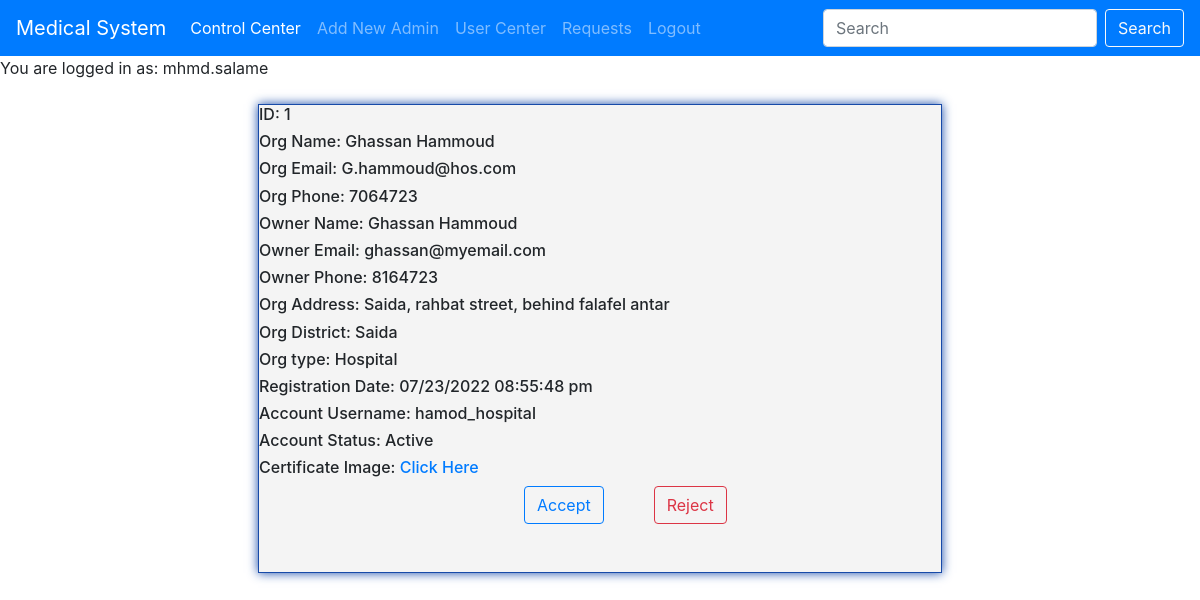
/adregistrationinfo.php?id=1 (signed in), run on the app's committed database.
### tables this page shows
CREATE TABLE `userinfo` (
  `userID` int(11) NOT NULL,
  `username` varchar(60) NOT NULL,
  `name` varchar(25) NOT NULL,
  `email` varchar(30) NOT NULL,
  `phonenumber` int(11) NOT NULL,
  `ownername` varchar(30) NOT NULL,
  `owneremail` varchar(30) NOT NULL,
  `ownerphone` int(11) NOT NULL,
  `address` varchar(200) NOT NULL,
  `district` varchar(20) NOT NULL,
  `type` varchar(15) NOT NULL,
  `certificateimgName` varchar(30) NOT NULL,
  `status` varchar(15) NOT NULL,
  `registration_date` varchar(50) NOT NULL,
  `password` varchar(30) NOT NULL
);

### adregistrationinfo.php (the view, shortened to what this page needs)
<?php include 'incs/adnav.php'; ?>
<?php include 'incs/adsession.php';
$id = $_GET['id']; ?>
<!DOCTYPE html>
<html lang="en">
<head>
    <link rel="stylesheet" href="css/addnewadmin.css">
    <link rel="stylesheet" href="https://maxcdn.bootstrapcdn.com/bootstrap/4.5.2/css/bootstrap.min.css">
</head>
<body>
    <br>
    <br>
    <div class="bord">
    <?php
        include 'incs/connection.php';
        $sql = "SELECT * FROM userinfo WHERE userID='$id'";
        $result = mysqli_query($con,$sql);
        $row = mysqli_fetch_assoc($result); ?>
    <h6>ID: <?php echo $id; ?></h2>
    <h6>Org Name: <?php echo $row['name']; ?></h6>
    <h6>Org Email: <?php echo $row['email']; ?></h6>
    <h6>Org Phone: <?php echo $row['phonenumber']; ?></h6>
    <h6>Owner Name: <?php echo $row['ownername']; ?></h6>
    <h6>Owner Email: <?php echo $row['owneremail']; ?></h6>
    <h6>Owner Phone: <?php echo $row['ownerphone']; ?></h6>
    <h6>Org Address: <?php echo $row['address']; ?></h6>
    <h6>Org District: <?php echo $row['district']; ?></h6>
    <h6>Org type: <?php echo $row['type']; ?></h6>
    <h6>Registration Date: <?php echo $row['registration_date']; ?></h6>
    <h6>Account Username: <?php echo $row['username']; ?></h6>
    <h6>Account Status: <?php echo $row['status']; ?></h6>
    <?php
    $cimg = addslashes(strip_tags($row['certificateimgName']));
    echo "<h6>Certificate Image: <a href=userimage/".$cimg." target=_blank> Click Here</a></h6>";
    ?>
    <div class="row">
    <?php echo"<a href=actions/acceptaction.php?id=".$id."><button type='submit' class='btn btn-outline-primary margins'>Accept</button></a>";
    echo"<a href=actions/rejectaction.php?id=".$id."><button type='submit' class='btn btn-outline-danger margins2'>Reject</button></a>" ?>
    </div><br><br>
    </div>
</body>
</html>

### css/addnewadmin.css (style rules this page uses)
.bord { border: 1px solid rgb(23, 74, 168); width: 57%; margin: auto auto; background-color: rgba(204, 204, 204, 0.219); box-shadow: 0 0 10px rgb(23, 74, 168); }
.margins { margin-left: 280px; }
.margins2 { margin-left: 50px; }

### data on the page
userinfo: name "Ghassan Hammoud", email "G.hammoud@hos.com", phonenumber "7064723", ownername "Ghassan Hammoud", owneremail "ghassan@myemail.com", ownerphone "8164723", address "Saida, rahbat street, behind falafel antar", district "Saida", type "Hospital", registration_date "07/23/2022 08:55:48 pm", username "hamod_hospital", status "Active"

### other printed values
$_SESSION['sess'] "mhmd.salame"
$id "1"
